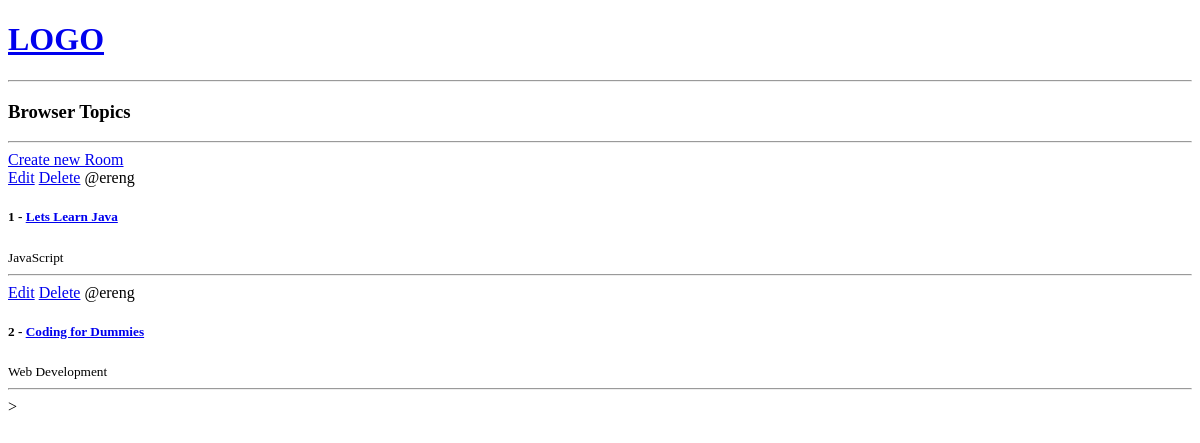
Before: / with the older database file.
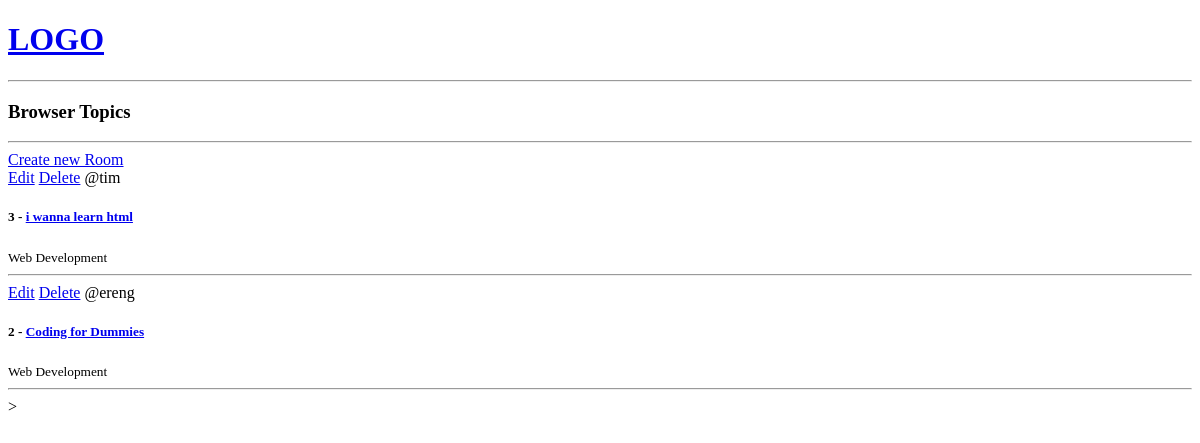
After: the same page with the newer database file.
### base/models.py (models this page shows, shortened)
class Room(models.Model):
    host = models.ForeignKey(User, on_delete=models.SET_NULL,null=True) #one to many
    topic = models.ForeignKey(Topic,on_delete=models.SET_NULL,null=True) #one to many
    name = models.CharField(max_length=200)
    description = models.TextField(null=True,blank=True) #null=True can't be empty
    updated = models.DateTimeField(auto_now=True) #snaphost of the item ->timestamp
    created = models.DateTimeField(auto_now_add=True) #initial time stamp.
    class Meta:
        ordering = ['-updated','-created']

class Topic(models.Model):
    name = models.CharField(max_length=200)

### base/views.py (the view)
# urls.py: path("",views.home,name="home"),
def home(request):
    rooms = Room.objects.all()
    context = {'rooms':rooms} #we put our parameters into a dictionary
    return render(request,'base/home.html', context)

### base/templates/base/home.html
{%extends 'main.html' %}
{%  block content  %}
<div class="home-container">
    <div>
        <h3>Browser Topics</h3>
        <hr>
    </div>
    <div>
        <a href="{% url 'create-room' %}">Create new Room</a>
        <div>
            {% for room in rooms %}
                <div>
                    <a href="{% url 'update-room' room.id %}">Edit</a>
                    <a href="{% url 'delete-room' room.id %}">Delete</a>
                    <span>@{{room.host.username}}</span>
                    <h5>{{room.id}} - <a href="{% url 'room' room.id %}">{{room.name}}</a></h5>
                    <small>{{room.topic.name}}</small>
                    <hr>
                </div>
            {% endfor %}
        </div>
    </div>
</div>
{%  endblock content  %}

### templates/main.html (shortened to what this page needs)
<!DOCTYPE html>
<html>
<head>
</head>
<body>
    {% include 'navbar.html' %}
    {% block content %}
    {% endblock %}
</body>
</html>>
</html>

### templates/navbar.html
<a href="/">
    <h1>LOGO</h1>
</a>
<hr>

Changed rows visible on the page:
removed Room: host.username "ereng", id "1", name "Lets Learn Java", topic.name "JavaScript"
added Room: host.username "tim", id "3", name "i wanna learn html", topic.name "Web Development"
